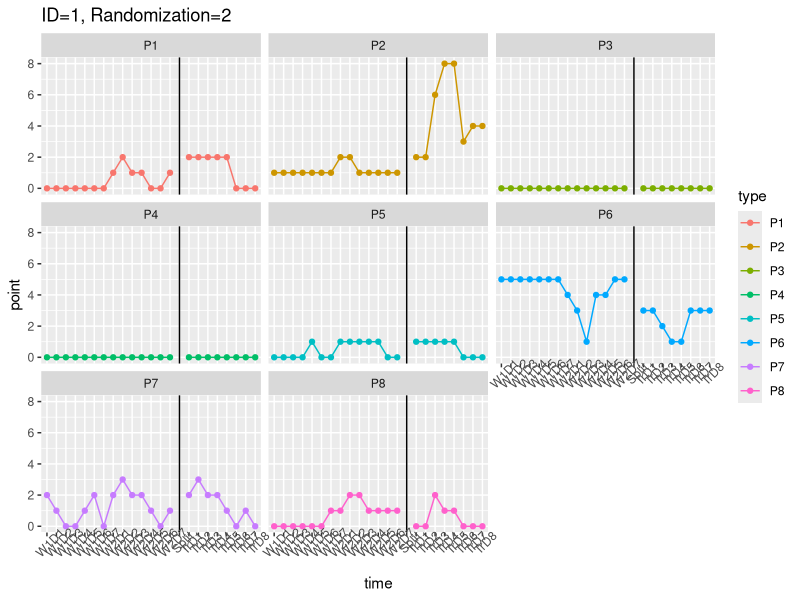
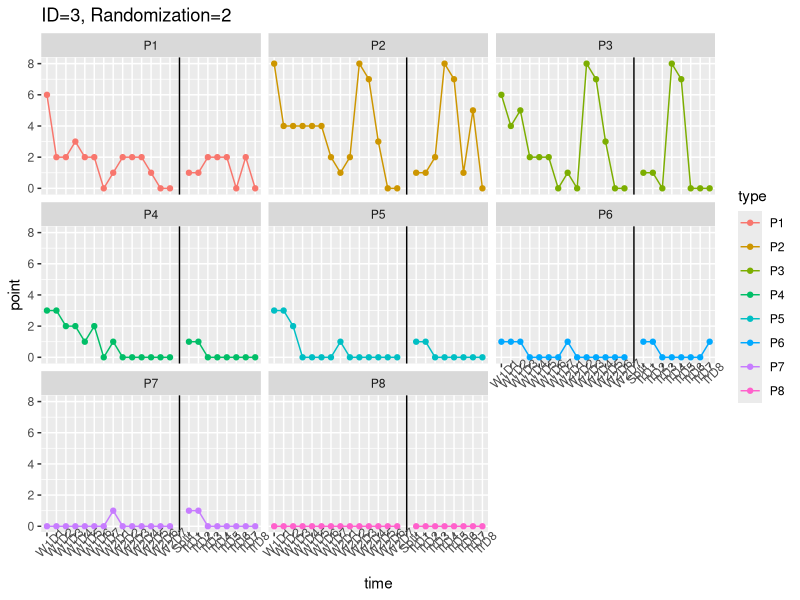
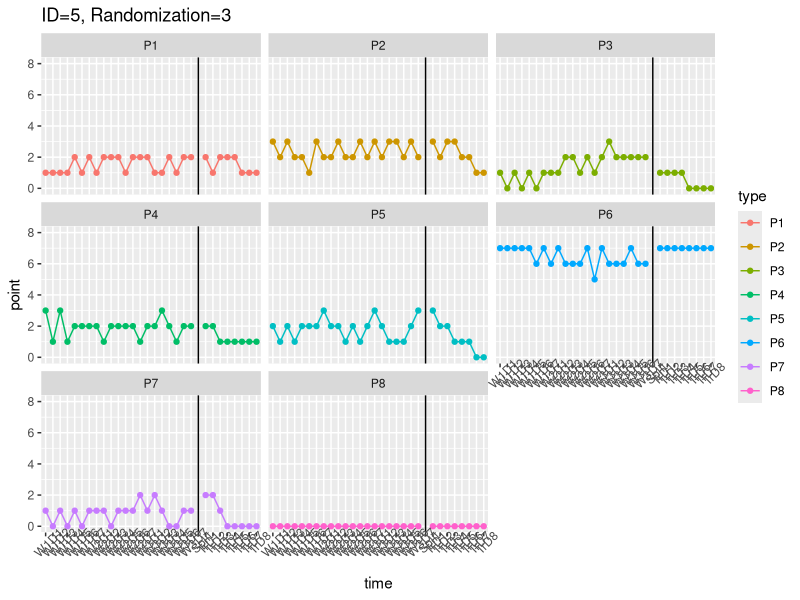
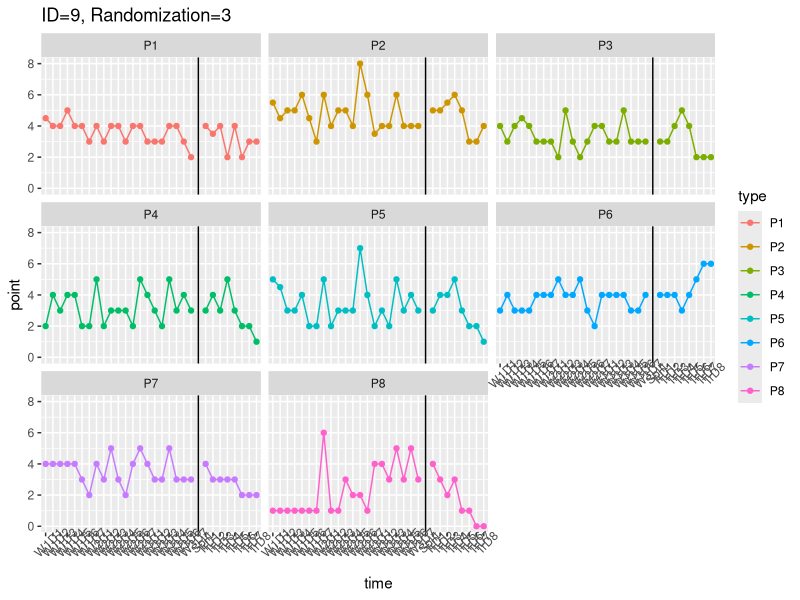
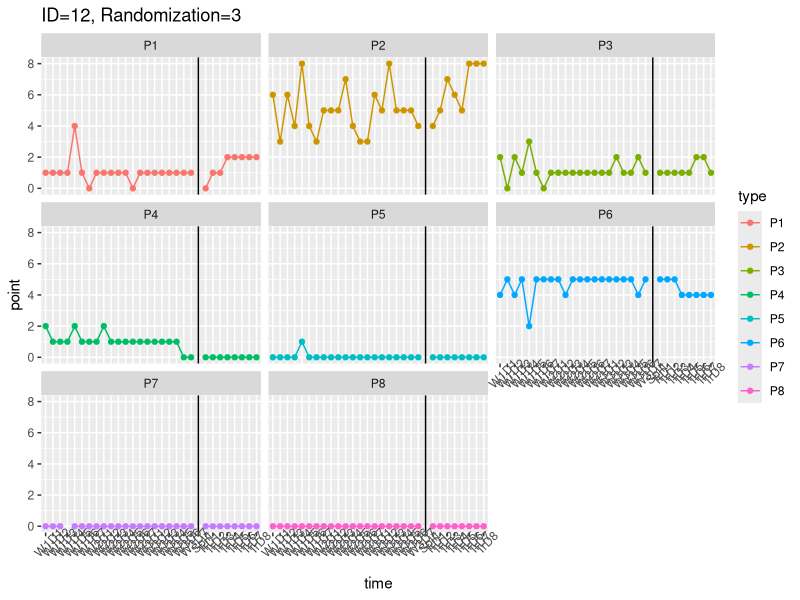
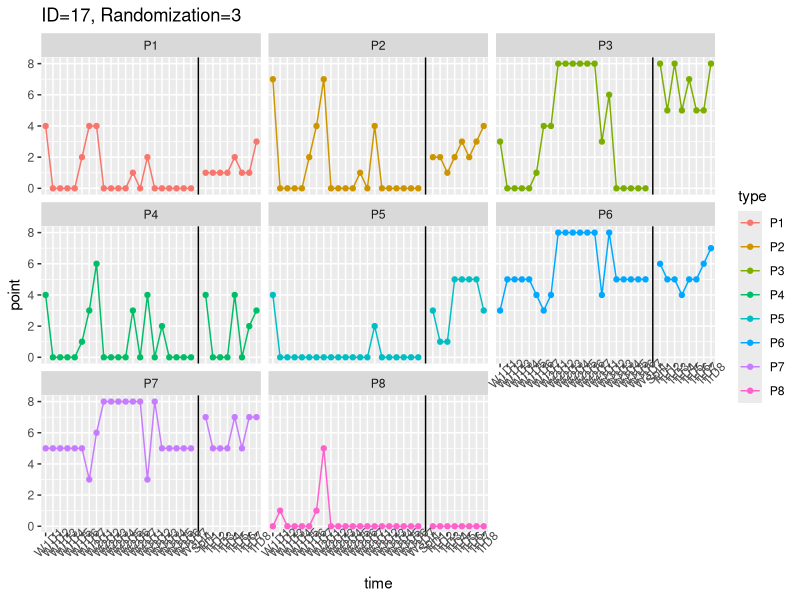
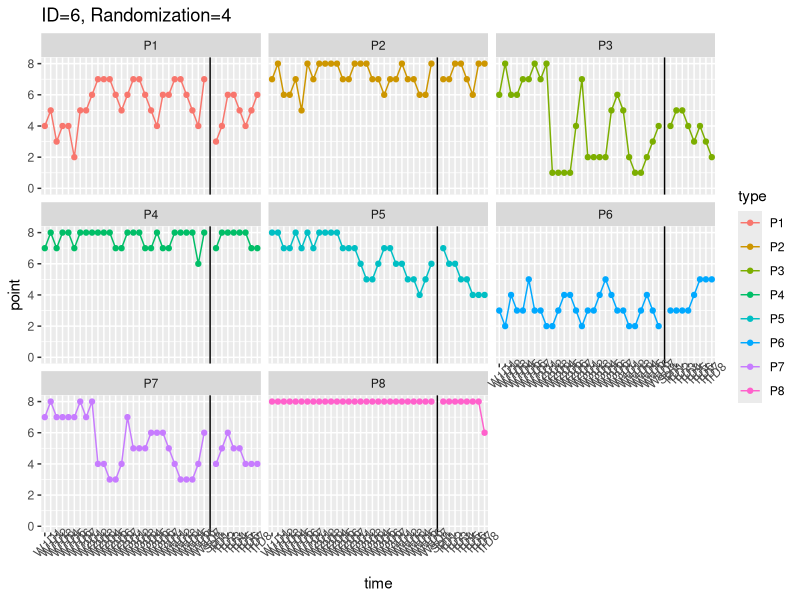
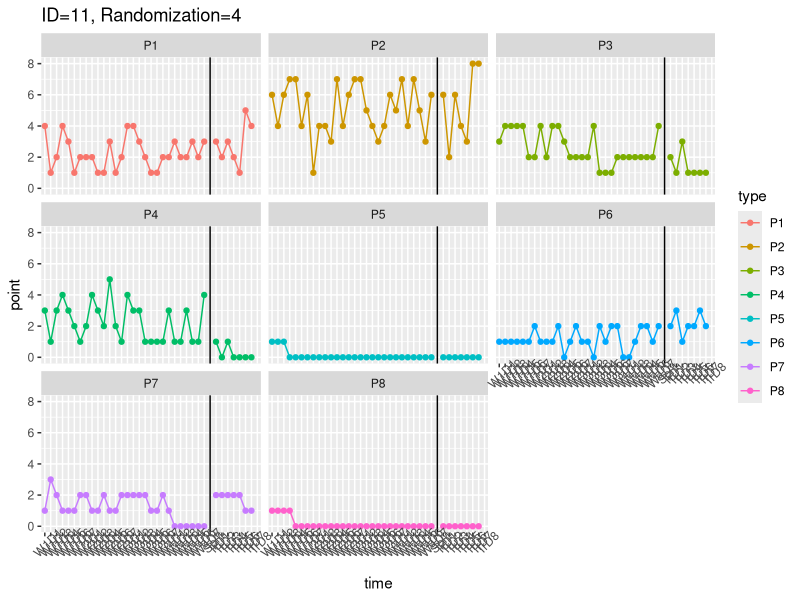

The R script that drew these images, in order:
## ---- chunk 1
knitr::opts_chunk$set(echo = TRUE)
## ---- chunk 2
library(ggplot2)
library(readxl)
data<- read_excel("Daily Monitor Tracking Log.xlsx")
## ---- chunk 3
#Two weeks
#1
data1 <- data[c(1:8),]
data1 <- data1[, colSums(is.na(data1)) != nrow(data1)]
data1 <- data1[,-c(1:3)]
x <- rep(NA,8)
data1 <- cbind(data1[,c(1:14)], x, data1[,c(15:22)])
time <- rep(c("W1D1","W1D2","W1D3","W1D4","W1D5","W1D6","W1D7","W2D1","W2D2","W2D3","W2D4","W2D5","W2D6","W2D7","Split","TrD1","TrD2","TrD3","TrD4","TrD5","TrD6","TrD7","TrD8"),8)
point <- c(t(as.matrix(data1)))
type <- rep(c("P1","P2","P3","P4","P5","P6","P7","P8"),each=23)
df <- data.frame(time=time,point=point,type=type)
df$time <- factor(df$time,levels=c("W1D1","W1D2","W1D3","W1D4","W1D5","W1D6","W1D7","W2D1","W2D2","W2D3","W2D4","W2D5","W2D6","W2D7","Split","TrD1","TrD2","TrD3","TrD4","TrD5","TrD6","TrD7","TrD8"))
ggplot(data=df,mapping=aes(x=time,y=point,group=type,colour=type))+geom_line()+geom_point()+theme(axis.text.x=element_text(angle=45))+scale_y_continuous(limits = c(0, 8))+ggtitle("ID=1, Randomization=2")+facet_wrap(~type)+geom_vline(xintercept=15)

#2

data2 <- data[c(17:24),]
data2 <- data2[, colSums(is.na(data2)) != nrow(data2)]
data2 <- data2[,-c(1:3)]
x <- rep(NA,8)
data2 <- cbind(data2[,c(1:14)], x, data2[,c(15:22)])
time <- rep(c("W1D1","W1D2","W1D3","W1D4","W1D5","W1D6","W1D7","W2D1","W2D2","W2D3","W2D4","W2D5","W2D6","W2D7","Split","TrD1","TrD2","TrD3","TrD4","TrD5","TrD6","TrD7","TrD8"),8)
point <- c(t(as.matrix(data2)))
type <- rep(c("P1","P2","P3","P4","P5","P6","P7","P8"),each=23)
df <- data.frame(time=time,point=point,type=type)
df$time <- factor(df$time,levels=c("W1D1","W1D2","W1D3","W1D4","W1D5","W1D6","W1D7","W2D1","W2D2","W2D3","W2D4","W2D5","W2D6","W2D7","Split","TrD1","TrD2","TrD3","TrD4","TrD5","TrD6","TrD7","TrD8"))
ggplot(data=df,mapping=aes(x=time,y=point,group=type,colour=type))+geom_line()+geom_point()+theme(axis.text.x=element_text(angle=45))+scale_y_continuous(limits = c(0, 8))+ggtitle("ID=3, Randomization=2")+facet_wrap(~type)+geom_vline(xintercept=15)
## ---- chunk 4
#Three weeks
#3
data3 <- data[c(9:16),]
data3 <- data3[, colSums(is.na(data3)) != nrow(data3)]
data3 <- data3[,-c(1:3)]
x <- rep(NA,8)
data3 <- cbind(data3[,c(1:21)], x, data3[,c(22:29)])
time <- rep(c("W1D1","W1D2","W1D3","W1D4","W1D5","W1D6","W1D7","W2D1","W2D2","W2D3","W2D4","W2D5","W2D6","W2D7","W3D1","W3D2","W3D3","W3D4","W3D5","W3D6","W3D7","Split","TrD1","TrD2","TrD3","TrD4","TrD5","TrD6","TrD7","TrD8"),8)
point <- c(t(as.matrix(data3)))
type <- rep(c("P1","P2","P3","P4","P5","P6","P7","P8"),each=30)
df <- data.frame(time=time,point=point,type=type)
df$time <- factor(df$time,levels=c("W1D1","W1D2","W1D3","W1D4","W1D5","W1D6","W1D7","W2D1","W2D2","W2D3","W2D4","W2D5","W2D6","W2D7","W3D1","W3D2","W3D3","W3D4","W3D5","W3D6","W3D7","Split","TrD1","TrD2","TrD3","TrD4","TrD5","TrD6","TrD7","TrD8"))
ggplot(data=df,mapping=aes(x=time,y=point,group=type,colour=type))+geom_line()+geom_point()+theme(axis.text.x=element_text(angle=45))+scale_y_continuous(limits = c(0, 8))+ggtitle("ID=5, Randomization=3")+facet_wrap(~type)+geom_vline(xintercept=22)

#4
data4 <- data[c(33:40),]
data4 <- data4[, colSums(is.na(data4)) != nrow(data4)]
data4 <- data4[,-c(1:3)]
x <- rep(NA,8)
data4 <- cbind(data4[,c(1:21)], x, data4[,c(22:29)])
time <- rep(c("W1D1","W1D2","W1D3","W1D4","W1D5","W1D6","W1D7","W2D1","W2D2","W2D3","W2D4","W2D5","W2D6","W2D7","W3D1","W3D2","W3D3","W3D4","W3D5","W3D6","W3D7","Split","TrD1","TrD2","TrD3","TrD4","TrD5","TrD6","TrD7","TrD8"),8)
point <- c(t(as.matrix(data4)))
type <- rep(c("P1","P2","P3","P4","P5","P6","P7","P8"),each=30)
df <- data.frame(time=time,point=point,type=type)
df$time <- factor(df$time,levels=c("W1D1","W1D2","W1D3","W1D4","W1D5","W1D6","W1D7","W2D1","W2D2","W2D3","W2D4","W2D5","W2D6","W2D7","W3D1","W3D2","W3D3","W3D4","W3D5","W3D6","W3D7","Split","TrD1","TrD2","TrD3","TrD4","TrD5","TrD6","TrD7","TrD8"))
ggplot(data=df,mapping=aes(x=time,y=point,group=type,colour=type))+geom_line()+geom_point()+theme(axis.text.x=element_text(angle=45))+scale_y_continuous(limits = c(0, 8))+ggtitle("ID=9, Randomization=3")+facet_wrap(~type)+geom_vline(xintercept=22)

#5
data5 <- data[c(41:48),]
data5 <- data5[, colSums(is.na(data5)) != nrow(data5)]
data5 <- data5[,-c(1:3)]
x <- rep(NA,8)
data5 <- cbind(data5[,c(1:21)], x, data5[,c(22:29)])
time <- rep(c("W1D1","W1D2","W1D3","W1D4","W1D5","W1D6","W1D7","W2D1","W2D2","W2D3","W2D4","W2D5","W2D6","W2D7","W3D1","W3D2","W3D3","W3D4","W3D5","W3D6","W3D7","Split","TrD1","TrD2","TrD3","TrD4","TrD5","TrD6","TrD7","TrD8"),8)
point <- c(t(as.matrix(data5)))
type <- rep(c("P1","P2","P3","P4","P5","P6","P7","P8"),each=30)
df <- data.frame(time=time,point=point,type=type)
df$time <- factor(df$time,levels=c("W1D1","W1D2","W1D3","W1D4","W1D5","W1D6","W1D7","W2D1","W2D2","W2D3","W2D4","W2D5","W2D6","W2D7","W3D1","W3D2","W3D3","W3D4","W3D5","W3D6","W3D7","Split","TrD1","TrD2","TrD3","TrD4","TrD5","TrD6","TrD7","TrD8"))
ggplot(data=df,mapping=aes(x=time,y=point,group=type,colour=type))+geom_line()+geom_point()+theme(axis.text.x=element_text(angle=45))+scale_y_continuous(limits = c(0, 8))+ggtitle("ID=12, Randomization=3")+facet_wrap(~type)+geom_vline(xintercept=22)

#6
data6 <- data[c(57:64),]
data6 <- data6[, colSums(is.na(data6)) != nrow(data6)]
data6 <- data6[,-c(1:3)]
x <- rep(NA,8)
data6 <- cbind(data6[,c(1:21)], x, data6[,c(22:29)])
time <- rep(c("W1D1","W1D2","W1D3","W1D4","W1D5","W1D6","W1D7","W2D1","W2D2","W2D3","W2D4","W2D5","W2D6","W2D7","W3D1","W3D2","W3D3","W3D4","W3D5","W3D6","W3D7","Split","TrD1","TrD2","TrD3","TrD4","TrD5","TrD6","TrD7","TrD8"),8)
point <- c(t(as.matrix(data6)))
type <- rep(c("P1","P2","P3","P4","P5","P6","P7","P8"),each=30)
df <- data.frame(time=time,point=point,type=type)
df$time <- factor(df$time,levels=c("W1D1","W1D2","W1D3","W1D4","W1D5","W1D6","W1D7","W2D1","W2D2","W2D3","W2D4","W2D5","W2D6","W2D7","W3D1","W3D2","W3D3","W3D4","W3D5","W3D6","W3D7","Split","TrD1","TrD2","TrD3","TrD4","TrD5","TrD6","TrD7","TrD8"))
ggplot(data=df,mapping=aes(x=time,y=point,group=type,colour=type))+geom_line()+geom_point()+theme(axis.text.x=element_text(angle=45))+scale_y_continuous(limits = c(0, 8))+ggtitle("ID=17, Randomization=3")+facet_wrap(~type)+geom_vline(xintercept=22)
## ---- chunk 5
#Four weeks
#7
data7 <- data[c(25:32),]
data7 <- data7[, colSums(is.na(data7)) != nrow(data7)]
data7 <- data7[,-c(1:3)]
x <- rep(NA,8)
data7 <- cbind(data7[,c(1:28)], x, data7[,c(29:36)])
time <- rep(c("W1D1","W1D2","W1D3","W1D4","W1D5","W1D6","W1D7","W2D1","W2D2","W2D3","W2D4","W2D5","W2D6","W2D7","W3D1","W3D2","W3D3","W3D4","W3D5","W3D6","W3D7","W4D1","W4D2","W4D3","W4D4","W4D5","W4D6","W4D7","Split","TrD1","TrD2","TrD3","TrD4","TrD5","TrD6","TrD7","TrD8"),8)
point <- c(t(as.matrix(data7)))
type <- rep(c("P1","P2","P3","P4","P5","P6","P7","P8"),each=37)
df <- data.frame(time=time,point=point,type=type)
df$time <- factor(df$time,levels=c("W1D1","W1D2","W1D3","W1D4","W1D5","W1D6","W1D7","W2D1","W2D2","W2D3","W2D4","W2D5","W2D6","W2D7","W3D1","W3D2","W3D3","W3D4","W3D5","W3D6","W3D7","W4D1","W4D2","W4D3","W4D4","W4D5","W4D6","W4D7","Split","TrD1","TrD2","TrD3","TrD4","TrD5","TrD6","TrD7","TrD8"))
ggplot(data=df,mapping=aes(x=time,y=point,group=type,colour=type))+geom_line()+geom_point()+theme(axis.text.x=element_text(angle=45))+scale_y_continuous(limits = c(0, 8))+ggtitle("ID=6, Randomization=4")+facet_wrap(~type)+geom_vline(xintercept=29)

#8
data8 <- data[c(49:56),]
data8 <- data8[,-c(1:3)]
x <- rep(NA,8)
data8 <- cbind(data8[,c(1:28)], x, data8[,c(29:36)])
time <- rep(c("W1D1","W1D2","W1D3","W1D4","W1D5","W1D6","W1D7","W2D1","W2D2","W2D3","W2D4","W2D5","W2D6","W2D7","W3D1","W3D2","W3D3","W3D4","W3D5","W3D6","W3D7","W4D1","W4D2","W4D3","W4D4","W4D5","W4D6","W4D7","Split","TrD1","TrD2","TrD3","TrD4","TrD5","TrD6","TrD7","TrD8"),8)
point <- c(t(as.matrix(data8)))
type <- rep(c("P1","P2","P3","P4","P5","P6","P7","P8"),each=37)
df <- data.frame(time=time,point=point,type=type)
df$time <- factor(df$time,levels=c("W1D1","W1D2","W1D3","W1D4","W1D5","W1D6","W1D7","W2D1","W2D2","W2D3","W2D4","W2D5","W2D6","W2D7","W3D1","W3D2","W3D3","W3D4","W3D5","W3D6","W3D7","W4D1","W4D2","W4D3","W4D4","W4D5","W4D6","W4D7","Split","TrD1","TrD2","TrD3","TrD4","TrD5","TrD6","TrD7","TrD8"))
ggplot(data=df,mapping=aes(x=time,y=point,group=type,colour=type))+geom_line()+geom_point()+theme(axis.text.x=element_text(angle=45))+scale_y_continuous(limits = c(0, 8))+ggtitle("ID=11, Randomization=4")+facet_wrap(~type)+geom_vline(xintercept=29)

